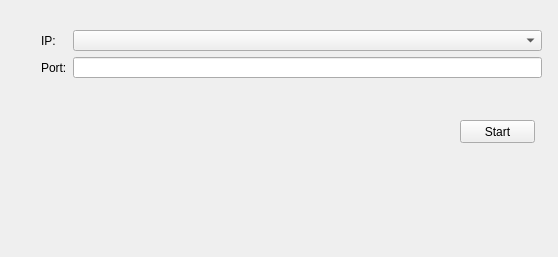
<?xml version="1.0" encoding="UTF-8"?>
<ui version="4.0">
 <class>Widget</class>
 <widget class="QWidget" name="Widget">
  <property name="geometry">
   <rect>
    <x>0</x>
    <y>0</y>
    <width>558</width>
    <height>257</height>
   </rect>
  </property>
  <property name="windowTitle">
   <string>Widget</string>
  </property>
  <widget class="QPushButton" name="startBtn">
   <property name="geometry">
    <rect>
     <x>460</x>
     <y>120</y>
     <width>75</width>
     <height>23</height>
    </rect>
   </property>
   <property name="text">
    <string>Start</string>
   </property>
  </widget>
  <widget class="QWidget" name="">
   <property name="geometry">
    <rect>
     <x>41</x>
     <y>30</y>
     <width>501</width>
     <height>48</height>
    </rect>
   </property>
   <layout class="QGridLayout" name="gridLayout">
    <item row="0" column="0">
     <widget class="QLabel" name="label">
      <property name="text">
       <string>IP:</string>
      </property>
     </widget>
    </item>
    <item row="0" column="1">
     <widget class="QComboBox" name="addrComboBox"/>
    </item>
    <item row="1" column="0">
     <widget class="QLabel" name="label_2">
      <property name="text">
       <string>Port:</string>
      </property>
     </widget>
    </item>
    <item row="1" column="1">
     <widget class="QLineEdit" name="portLineEdit"/>
    </item>
   </layout>
  </widget>
 </widget>
 <resources/>
 <connections/>
</ui>
